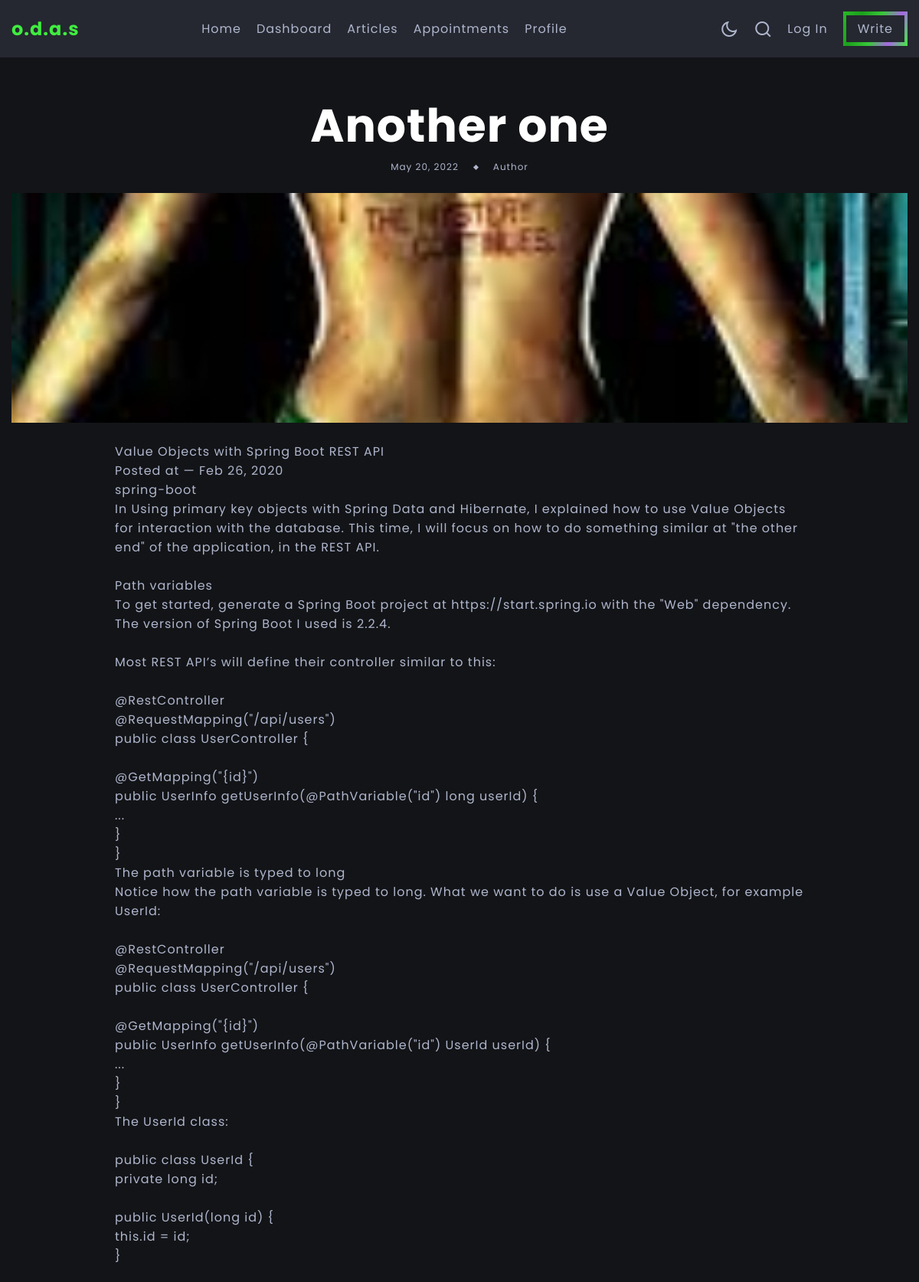
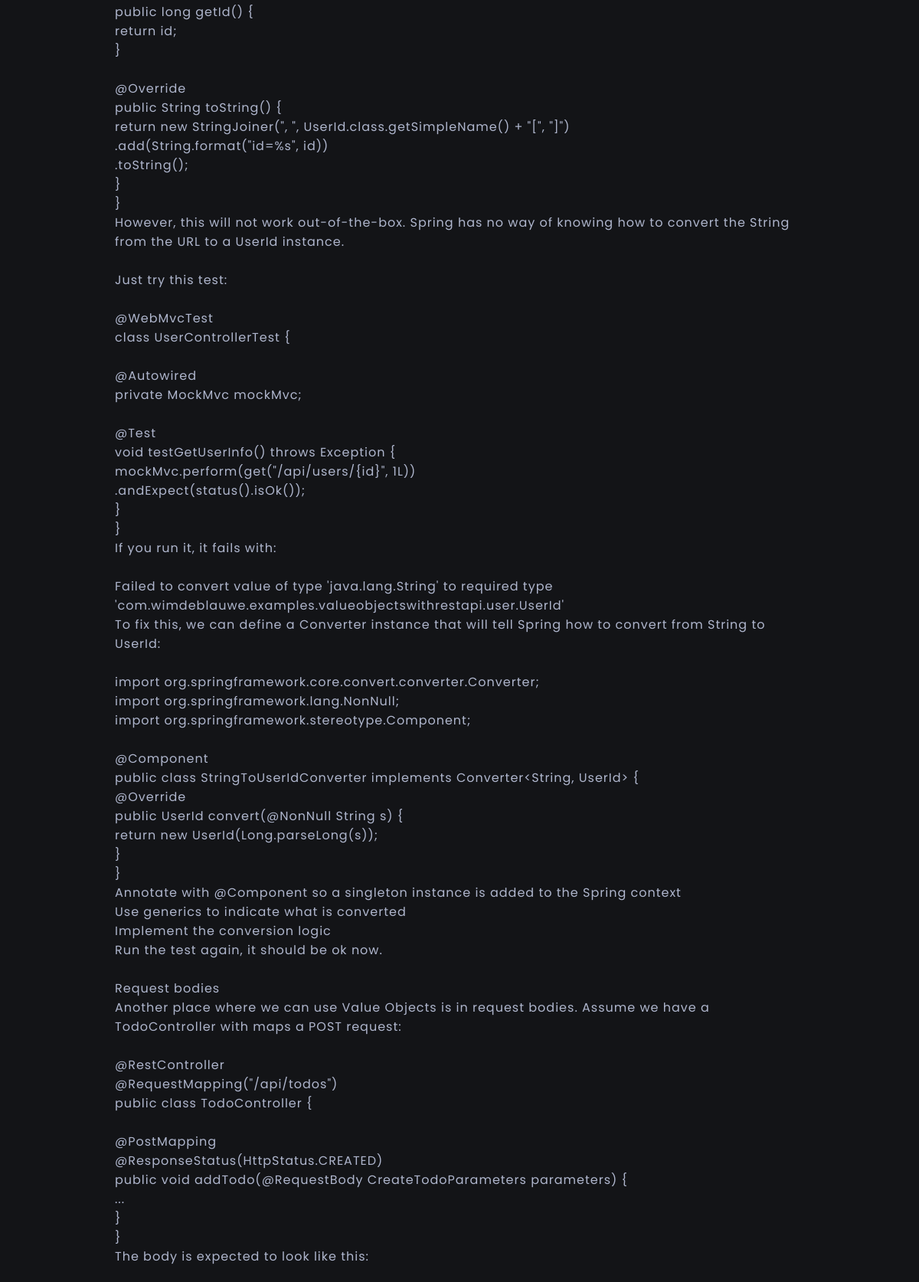
Page /read/7 (upper part) on the committed database (2 pictures, top to bottom).
### article/models.py (models this page shows, shortened)
class Article(models.Model):
    title=models.CharField(max_length=100)
    upload_date=models.DateField(auto_now_add=True)
    image = models.ImageField(upload_to='blogs/%Y/%m/%d/', default='heart.jpg')
    blog=models.TextField(max_length=6500)

### article/views.py (the view)
# urls.py: path('read/<int:id>', views.read, name='read_article'),
def read(request,id):
    article=Article.objects.get(pk=id)
    return render(request, 'article/blogpage.html', {'article':article})

### article/templates/article/blogpage.html (shortened to what this page needs)
{% extends 'article/base1.html' %}
{% block content %}
<section class="blog-post section-header-offset">
    <div class="blog-post-container container">
        <div class="blog-post-data">
            <h3 class="title blog-post-title">{{article.title}}</h3>
            <div class="article-data">
                <span>{{article.upload_date}}</span>
                <span class="article-data-spacer"></span>
                <span>Author</span>
            </div>
            <img src="{{article.image.url}}" alt="Couldn't load image">
        </div>
        <div class="container">
            <div>{{article.blog|linebreaksbr}}</div>
        </div>
    </div>
</section>
{% endblock content %}

### article/templates/article/base1.html (shortened to what this page needs)
{% load static %}
<!DOCTYPE html>
<html lang="en">
<head>
    {% block css %}
    <link rel="stylesheet" href="https://cdn.jsdelivr.net/npm/remixicon@2.5.0/fonts/remixicon.css">
    <link rel="stylesheet" href="https://cdnjs.cloudflare.com/ajax/libs/Swiper/8.1.4/swiper-bundle.css">
    <link rel="stylesheet" href="{% static 'article/css/main.css' %}">
    {% endblock css %}
</head>
<body>
    <header class="header" id="header">
        <nav class="navbar container">
            <a href="">
                <h2 class="logo">o.d.a.s</h2>
            </a>
            <div class="menu" id="menu">
                <ul class="list">
                    <li class="list-item">
                        <a href="" class="list-link">Home</a>
                    </li>
                    <li class="list-item">
                        <a href="" class="list-link">Dashboard</a>
                    </li>
                    <li class="list-item">
                        <a href="{% url 'articleshome' %}" class="list-link">Articles</a>
                    </li>
                    <li class="list-item">
                        <a href="" class="list-link">Appointments</a>
                    </li>
                    <li class="list-item">
                        <a href="" class="list-link">Profile</a>
                    </li>
                </ul>
            </div>
            <div class="list list-right">
                <button class="btn place-items-center" id="theme-toggle-btn">
                    <i class="ri-moon-line moon-icon"></i>
                </button>
                <button class="btn place-items-center" id="search-icon">
                    <i class="ri-search-line"></i>
                </button>
                <a href="" class="list-link screen-sm-hidden">Log In</a>
                <a href="{% url 'upload_article' %}" class="list-link screen-sm-hidden btn write-btn fancy-border">
                    <span>Write</span>
                </a>
            </div>
        </nav>
    </header>
    {% block content %}
    {% endblock content %}
</body>
</html>

### article/static/article/css/main.css (style rules this page uses)
:root { --light-color: #fff; --light-color-alt: #afb6cd; --dark-color: #131417; --dark-color-alt: #252830; --hover-color: rgb(64, 236, 64); --hover-color-alt: #fff; --transparent-light-color:rgba(255,255,255,0.05); --transparent-dark-color:rgba(0,0,0,0.75); --gradient-color: linear-gradient(115deg, rgb(40, 185, 40), rgb(28, 161, 28), rgb(56, 200, 56), #a767e5, var(--hover-color)); --font-family:'Poppins',sans-serif; --font-size-xsm:1.2rem; --font-size-sm:1.6rem; --font-size-md:2.4rem; --font-size-lg:3rem; --font-size-xl:4rem; --gap:2rem; --margin-sm:2rem; --margin-md:3rem; --item-min-height-sm:20rem; --item-min-height-md:30rem; }
* { margin: 0; padding: 0; box-sizing: border-box; }
html { font-size: 62.5%; }
body { font-family: var(--font-family); font-size: var(--font-size-sm); color: var(--light-color-alt); background-color: var(--dark-color); letter-spacing: 1px; transition: background-color .25s, color .25s; }
a { text-decoration: none; color: inherit; height: fit-content; }
img { max-width: 100%; display: block; }
ul { list-style: none; }
input, button { font: inherit; color: inherit; border: none; background-color: transparent; outline: none; }
i { font-size: var(--font-size-md); }
.container { max-width: 160rem; margin: 0 auto; padding: 0 1.5rem; }
.place-items-center { display: inline-flex; align-items: center; justify-content: center; }
.screen-sm-hidden { display: none; }
.section-header-offset { margin-top: 7.4rem; }
.article-data-spacer { width: 0.5rem; height: 0.5rem; background-color: var(--light-color-alt); transform: rotate(45deg); }
.article-data { display: flex; align-items: center; gap: var(--gap); font-size: var(--font-size-xsm); margin-bottom: 1rem; }
.title { padding-top: 2rem; color: var(--light-color); }
.header { background-color: var(--dark-color-alt); position: fixed; top: 0; left: 0; width: 100%; z-index: 999; }
.navbar { display: flex; align-items: center; justify-content: space-between; padding-block: 1.5rem; }
.logo { font-size: var(--font-size-md); color: var(--hover-color); }
.menu { position: absolute; top: 8.5rem; right: 1.5rem; width: 23rem; padding: 1.5rem; background-color: var(--dark-color-alt); opacity: 0; transform: scale(0); transition: opacity 0.25s ease-in; }
.list { display: flex; align-items: center; gap: var(--gap); }
.menu > .list { flex-direction: column; }
.btn { cursor: pointer; }
.blog-post { padding-bottom: 5rem; }
.blog-post-data { display: flex; flex-direction: column; align-items: center; text-align: center; padding-block: 2.5rem; }
.blog-post-title { font-size: clamp(3rem, 5vw, 6rem); }
.blog-post-data .article-data { margin-bottom: 2.5rem; }
.blog-post-data img { width: 100%; height: var(--item-min-height-sm); object-fit: cover; object-position: center ; }
.blog-post-container .container { max-width: 90rem; padding: 0; display: flex; flex-direction: column; gap: var(--gap); }
.fancy-border { position: relative; overflow: hidden; }
.fancy-border::before { content: ''; position: absolute; top: 0; left: 0; width: 200%; height: 100%; background: var(--gradient-color); background-size: 50% 100%; z-index: 5; }
.fancy-border span { position: relative; z-index: 10; padding: 0.6rem 1.5rem; background-color: var(--dark-color-alt); }
@media screen and (min-width:768px) { .blog-post-data img { height: var(--item-min-height-md); } }
@media screen and (min-width:1024px) { .menu { position: initial; width: initial; padding: initial; background-color: transparent; opacity: initial; transform: initial; } }
@media screen and (min-width:1024px) { .menu > .list { flex-direction: row; } }
@media screen and (min-width:1024px) { .screen-sm-hidden { display: block; } }
@media screen and (min-width:1024px) { .write-btn { padding: 1rem 0.4rem; } }

### rows in the picture
Article: title "Another one", upload_date "May 20, 2022", image (picture), blog "Value Objects with Spring Boot REST API Posted at — Feb 26, 2020 spring-boot In Using primary key objects with Spring Data and Hibernate, I explained how to use Value Objects for interaction with the database. This time, I will focus on how to do something similar at \"the other end\" of the application, in the REST API. Path variables To get started, generate a Spring Boot project at https://start.spring.io with the \"Web\" dependency. The version of Spring Boot I used is 2.2.4. Most REST API’s will define their controller similar to this: @RestController @RequestMapping(\"/api/users\") public class UserController { @GetMapping(\"{id}\") public UserInfo getUserInfo(@PathVariable(\"id\") long userId)…"
